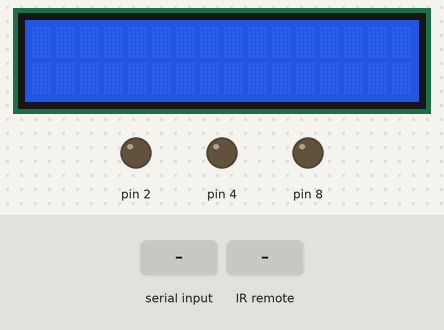
This sketch was run on a simulated Arduino Uno, built for the host (arithmetic inside an expression is 32-bit, double 64-bit). On the bench: 16×2 character LCD, output pins drawn as LEDs (lit = HIGH). Dashed ring = blinking. The inputs (shaded band) are chosen by the test bench. What the sketch prints to the serial monitor is not drawn.

Above: at 2.2 s.
2.3 s: "shuffled$\n" received over Serial
At 3.6 s:
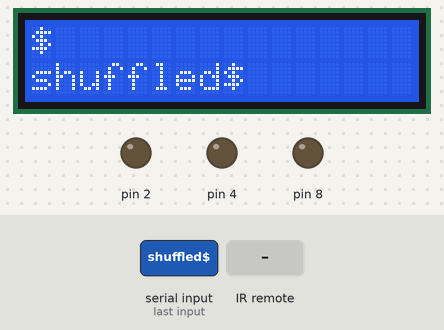
4.3 s: "notsf$\n" received over Serial
At 5.4 s:
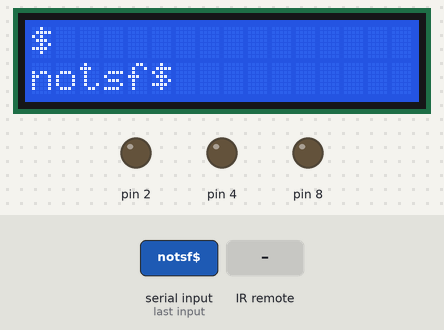
6.1 s: "$\n" received over Serial
At 7.0 s:
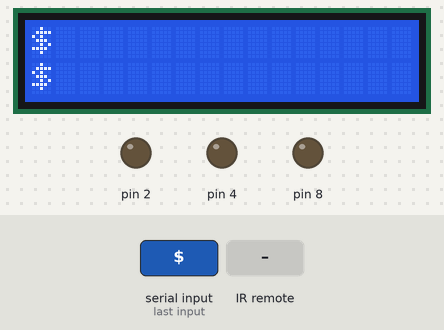
7.7 s: infrared code 0xFF9867 received
At 8.12 s:
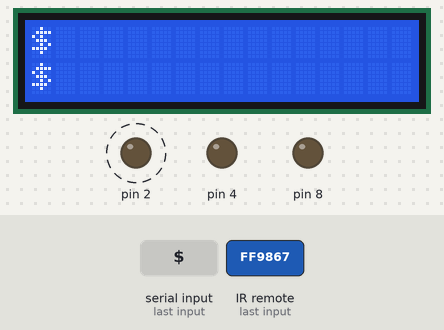
10.1 s: "1\n" received over Serial
At 10.43 s:
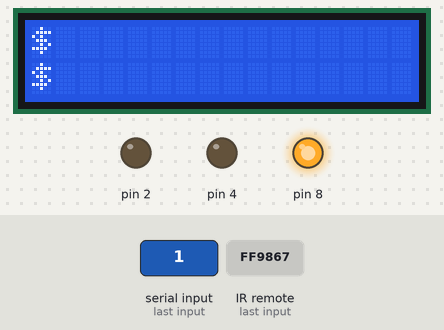
12.1 s: "shuffled$\n" received over Serial
At 12.7 s:
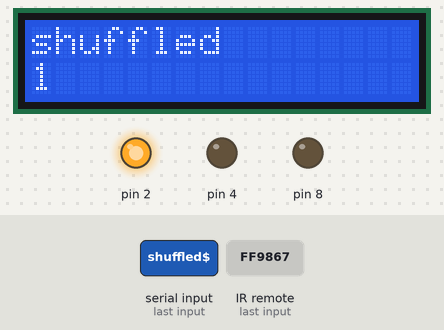
Timing chart, 0 to 15.5 s (numbered marks = the images above; inputs shaded):
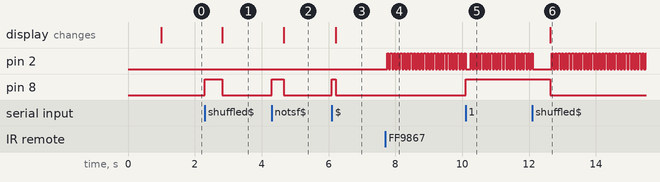

The sketch:

spotifyarduino.ino
```cpp
#include <IRremote.h>
#include <EEPROM.h>
#include <LiquidCrystal_I2C.h>
#include <TimedAction.h>
#undef debug_mode

#define BACKLIGHT_PIN     3
LiquidCrystal_I2C my_lcd(0x3F,2,1,0,4,5,6,7);

typedef unsigned long ulg;
typedef String sr;

typedef struct{
int led_pin;
int shuffle_led_pin;
int irc_red_led_pin;
ulg shuffle_button;
ulg forward_song;
ulg rewind_song;
ulg forward_song2x;
ulg rewind_song2x;
ulg pressed_button;
bool artiyuz;
bool artikiyuz;
int lenght_of_buttons_array;
ulg button_codex[];
}mainVariables;

mainVariables my_main = {2,4,8,0xFFFCCC,0xABCDEF,0xFEDCBA,0xACCDEF,  0xFCDCBA,0x0,false,false,0,0};

IRrecv irrecv(11);
decode_results results;

bool justonce = false , stringComplete = false;
sr singer,track_name,get_it = "";

void setup(){
  delay(1000);
  get_it.reserve(500);
  singer.reserve(1000);
  track_name.reserve(1000);
  pinMode(my_main.shuffle_led_pin,OUTPUT);
  pinMode(my_main.irc_red_led_pin,OUTPUT);
  pinMode(my_main.led_pin,OUTPUT);
  Serial.begin(9600);
  irrecv.enableIRIn();
  my_lcd.begin(16,2);
  my_lcd.setBacklightPin(BACKLIGHT_PIN,POSITIVE);
  my_lcd.setBacklight(HIGH);

}

ulg my_button_array[] = {0xFFE01F,0xFFA857,0xFFC23D,0xFF02FD,0xFF22DD,0xFFE21D,0xFFA25D,0xFF629D,0xFF6897,0xFF30CF,0xFF18E7,0xFF7A85,0xFF10EF,0xFF38C7,0xFF5AA5,0xFF42BD,0xFF4AB5,0xFF52AD,0xFF906F,0xFF9867,0xFFB04F,0xFFA857};
 int scrollCursor = 16;
 int stringStart, stringStop = 0;
 TimedAction scrollStarter = TimedAction(400,scrollThread);

 void scrollThread(){
  if (singer.length() > 16 || track_name.length() > 16)
  my_lcd.scrollDisplayLeft();
  }
bool just_once = true;

  void loop(){
  scrollStarter.check(); // protothreading. Trigger scrollThread every 400ms.
  if (stringComplete) {
 ////////// CHECK SHUFFLED OR NOT  //////////////
  if (get_it.equals("shuffled$")){
  digitalWrite(4,HIGH);
  goto end;
  }
  else if (get_it.equals("notsf$")){
  digitalWrite(4,LOW);
  goto end;
  }
  //////////////// END OF CHECK //////////////////

  /////////////// GET SINGER AND TRACK_NAME INFORMATIONS ////////////////////////
  singer = get_it.substring(0, get_it.indexOf("\n"));
  track_name = get_it.substring(get_it.indexOf("\n")+1,get_it.indexOf("$"));
  my_lcd.clear();
  my_lcd.home();
  my_lcd.print(track_name);
  my_lcd.setCursor(0,1);
  my_lcd.print(singer);

  end:
  get_it = "";
  stringComplete = false;
  digitalWrite(my_main.irc_red_led_pin,LOW);

  /////////////// END OF GETTING INFORMATIONS ///////////////////////////////////////////
  }
if (just_once == true)
my_main.lenght_of_buttons_array = sizeof(my_button_array) / sizeof(my_button_array[0]);
just_once = false;

if (!justonce){ //Write button arrays into structs once.
for (int i =0; i<my_main.lenght_of_buttons_array; i++){
  my_main.button_codex[i] = my_button_array[i];
}
justonce = true;
}

 if(irrecv.decode(&results)){ //If pressed any keys
 if(my_main.artiyuz == false && my_main.artikiyuz == false) // If we are not in  back and forth wraps mode
 Serial.println(results.value,HEX); // Send pressed key to port as hex

// delay(300);
 for (int i =0; i<my_main.lenght_of_buttons_array; i++){

  if (results.value == my_main.button_codex[i]){ // Check if pressed key in my button array or not.
     if (my_main.button_codex[i] == 0xFF9867){ // Is pressed +100 button ?
     my_main.artiyuz = true;
     my_main.artikiyuz = false;
     }
     else if (my_main.button_codex[i] == 0xFFB04F){ // Is pressed +200 button ?
     my_main.artiyuz = false;
     my_main.artikiyuz = true;
     }
     else{
     my_main.pressed_button = my_main.button_codex[i]; //Save pressed button
     digitalWrite(my_main.led_pin,HIGH);
     delay(150); //500 delay
     digitalWrite(my_main.led_pin,LOW);
     }
     }
     }

 irrecv.resume();
 }

  state(my_main.artiyuz,my_main.artikiyuz); // call state
  my_main.pressed_button = 0x0;

}

void state(bool &control, bool &control_2){
  ulg saved_ileri;
  ulg saved_geri;
  if (control){ // if pressed +100 button
  saved_ileri = my_main.forward_song;
  saved_geri = my_main.rewind_song;
  }
  if (control_2){ //if pressed +200 button
  saved_ileri = my_main.forward_song2x;
  saved_geri = my_main.rewind_song2x;
  }

  if (control || control_2){ //If pressed +200 or +100 button,

     if (my_main.pressed_button == 0xFF906F){ // is EQ button pressed ?(for shuffle)
      Serial.println(my_main.shuffle_button,HEX);
      control = false;
      control_2 = false;
     }

     if (my_main.pressed_button == 0xFF02FD){ // is pressed next ?
     Serial.println(saved_ileri,HEX);
     control = false;
     control_2 = false;
     }
     else if (my_main.pressed_button == 0xFF22DD){ //is pressed prev ?
     Serial.println(saved_geri,HEX);
     control = false;
     control_2 = false;
     }
     delay(50);
     digitalWrite(my_main.led_pin,HIGH);
     delay(50);
     digitalWrite(my_main.led_pin,LOW);
     }
     }


//////////// Arduino tutorial src: https://www.arduino.cc/en/Tutorial/SerialEvent ///////////

void serialEvent() {
  while (Serial.available()) {
     digitalWrite(my_main.irc_red_led_pin,HIGH);
     char inChar = (char)Serial.read();
     get_it += inChar;
     delay(50);
     if (inChar == '$'){
      stringComplete = true;
    }

                            }
                   }
```

Measured:
- after the input at 2.3 s, pin 8: LOW → HIGH at once, → LOW 0.52 s later; the display: changes after 0.52 s (image 1)
- after the input at 4.3 s, pin 8: LOW → HIGH at once, → LOW 0.36 s later; the display: changes after 0.37 s (image 2)
- after the input at 6.1 s, pin 8: LOW → HIGH at once, → LOW 0.11 s later; the display: changes after 0.11 s (image 3)
- after the input at 7.7 s, pin 2: alternates HIGH for 0.05 s and LOW for 0.05 s, starting after 0.05 s
- after the input at 10.1 s, pin 8: LOW → HIGH at once
- after the input at 12.1 s, pin 8: HIGH → LOW after 0.53 s; the display: changes after 0.53 s (image 6)
